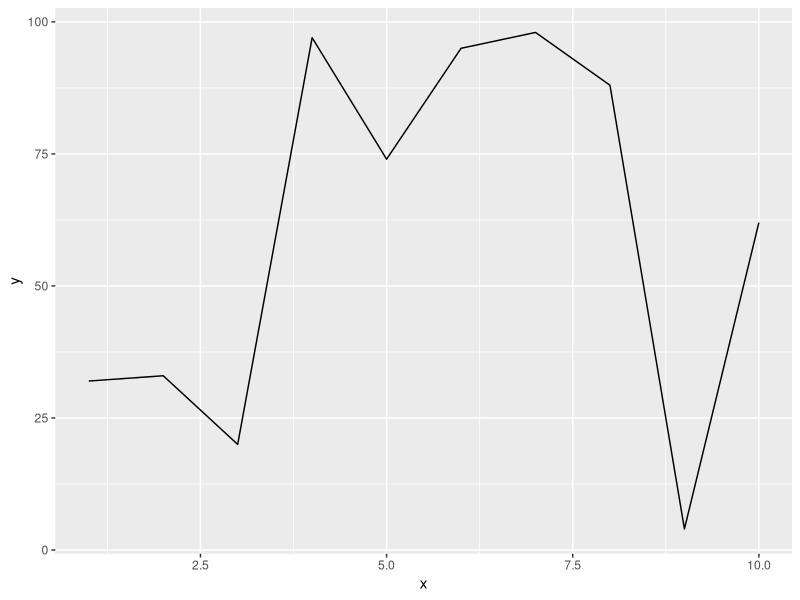

The R source for this figure:
## ---- chunk 1
knitr::opts_chunk$set(echo = TRUE)
## ---- chunk 2
library(tidyverse)

x <- c(1:10)
y = floor(runif(10, min=1, max=101))

dd = tibble(x, y)
## ---- chunk 3
dd %>% ggplot(aes(x=x, y=y)) +
  geom_line()
